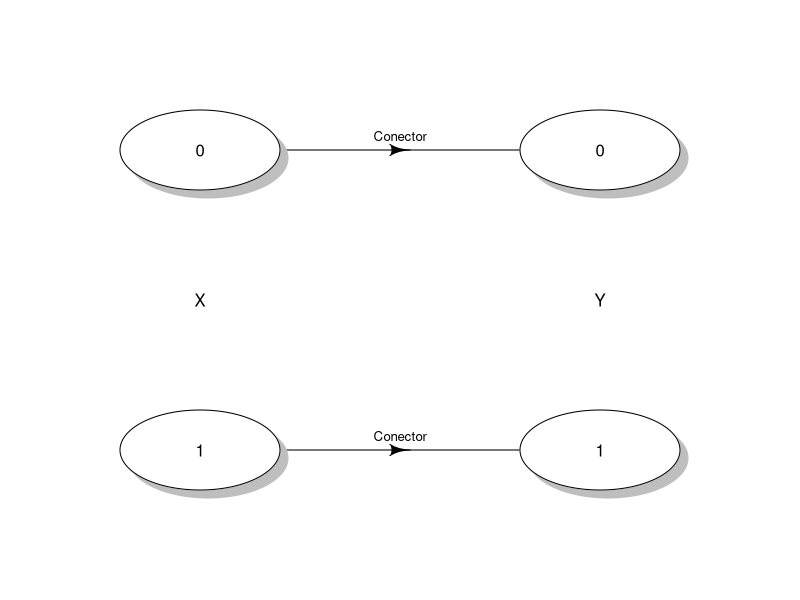
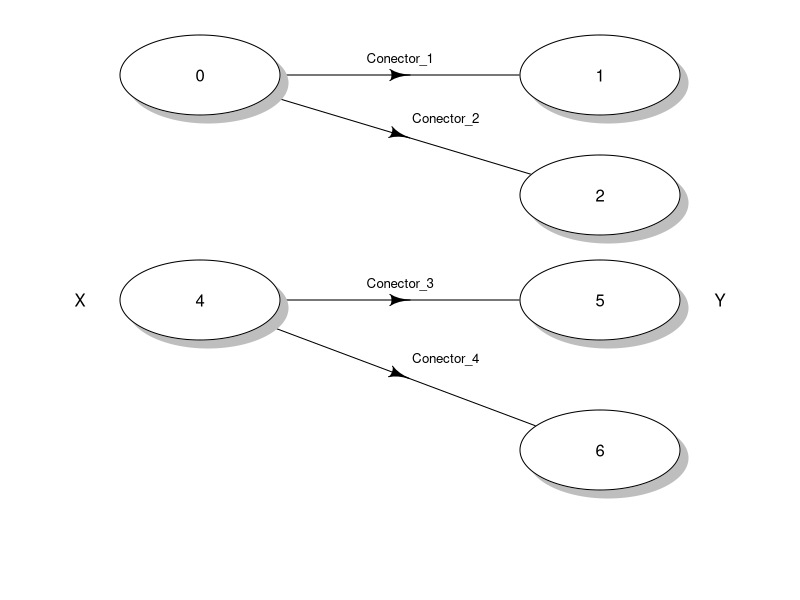
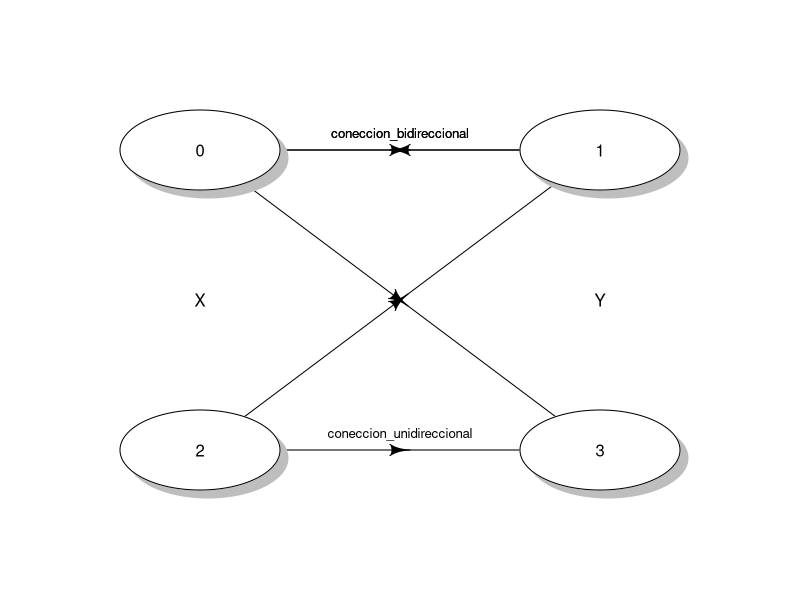
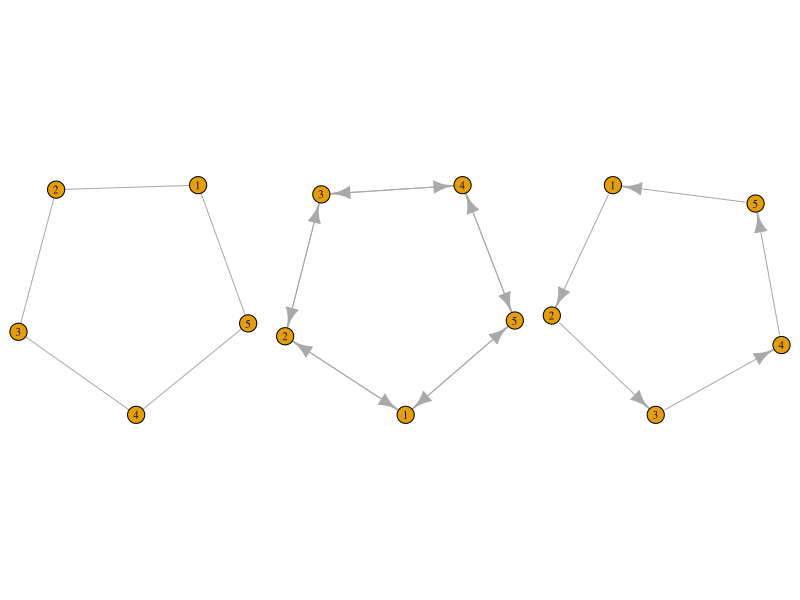
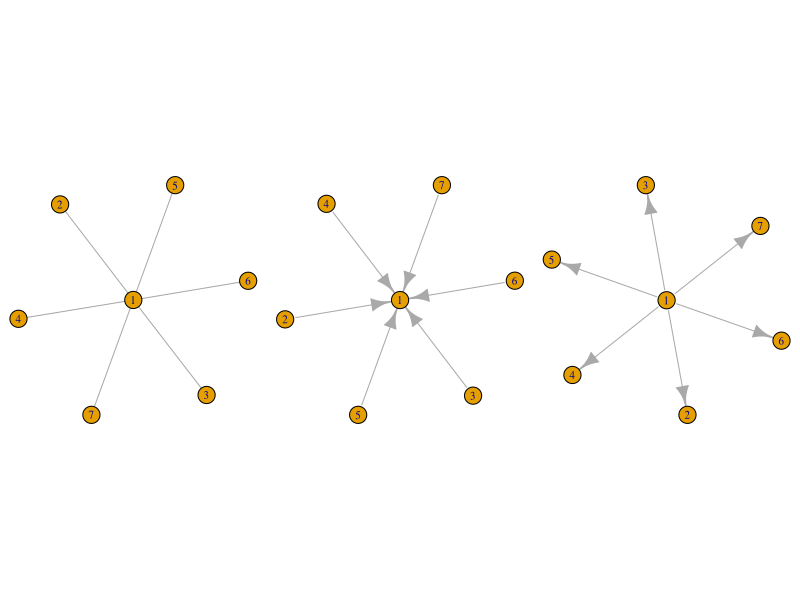
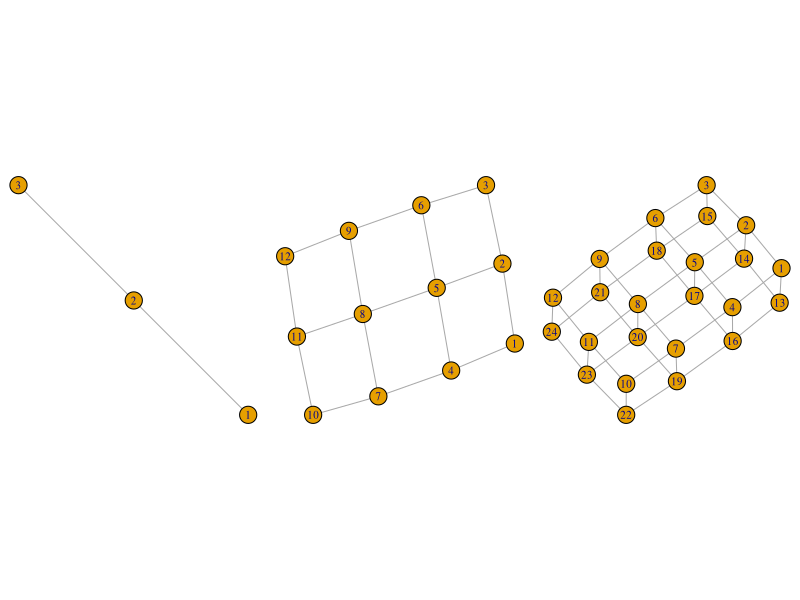
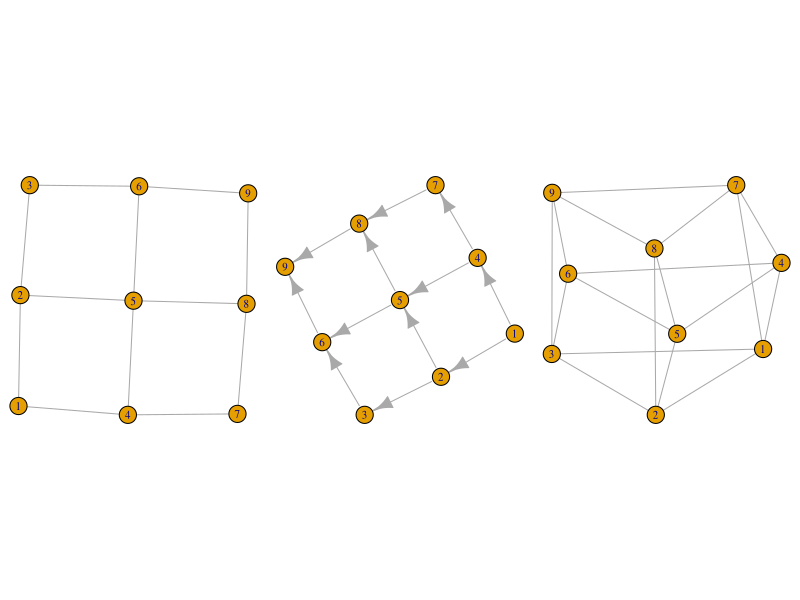
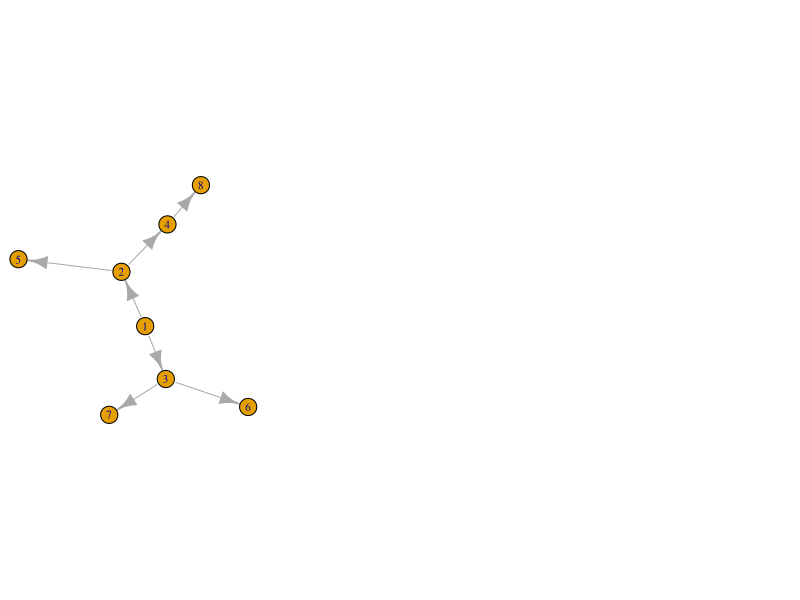

R code for these plots, in order:
## ---- chunk 1
knitr::opts_chunk$set(echo = TRUE)
## ---- chunk 2
if(!require('diagram')){install.packages("diagram")}
library("diagram")
if(!require('igraph')){install.packages("igraph")}
library("igraph")
## ---- chunk 3
names <- c("0", "0", "1", "1")
M <- matrix(nrow = 4, ncol = 4, byrow = TRUE, data = 0)
M[2, 1] <- M[4, 3] <- "Conector"

par(mar = c(0, 0, 0, 0))
plotmat(M, pos = c(2, 2), 
           # pos - posicion del grafo
           name = names, lwd = 1, curve = 0,
           box.lwd = 1, cex.txt = 0.8, box.size = .1,
           box.type = "circle", box.prop = 0.5)
text(0.25,.5,"X"); text(.75,.5,"Y");
## ---- chunk 4
names <- c(# nivel 1
           "0", "1", "2", 
           # Nivel 2
           "4", "5", "6")
M <- matrix(nrow = 6, ncol = 6, byrow = TRUE, data = 0)
# Etiquetas de los conectores
M[2, 1] <- "Conector_1" 
M[3, 1] <- "Conector_2"
M[5, 4] <- "Conector_3" 
M[6, 4] <- "Conector_4"

par(mar = c(0, 0, 0, 0))
plotmat(M, 
        pos = matrix(c(.25,.875, .75,.875, .75,.675, .25,.5, .75,.5, .75,.25), 
                     ncol=2, byrow=TRUE),
        name = names, lwd = 1, curve = 0,
        box.lwd = 1, cex.txt = 0.8, box.size = .1,
        box.type = "circle", box.prop = 0.5)

# Etiquetas adicionales para ciertos nodos, marcando las coordenadas de inclusion
text(0.1,.5,"X")
text(.9,.5,"Y");
## ---- chunk 5
names <- c(# nivel 1
           "0", "1", 
           # nivel 2
           "2", "3")

M <- matrix(nrow = 4, ncol = 4, byrow = TRUE, data = 0)

# Relacion bidireccional en el primer nivel
M[2, 1] <- "coneccion_bidireccional"
M[1, 2] <- "coneccion_bidireccional"
M[4, 3] <- "coneccion_unidireccional"
M[4, 1] <- ""
M[2, 3] <- ""

par(mar = c(0, 0, 0, 0))
plotmat(M, pos = c(2, 2), name = names, lwd = 1, curve = 0,
           box.lwd = 1, cex.txt = 0.8, box.size = .1,
           box.type = "circle", box.prop = 0.5)
text(0.25,.5,"X"); text(.75,.5,"Y");
## ---- chunk 6
require("igraph")

par(mfrow=c(1,3))
# grafo circular
plot(graph.ring(5,circular=TRUE))
# grafo dirigido simetrico
plot(graph.ring(5,directed=TRUE,mutual=TRUE))
# grafo dirigido asimetrico
plot(graph.ring(5,directed=TRUE,mutual=FALSE))

## ---- chunk 7
par(mfrow=c(1,3))
# grafo no dirigido
plot(graph.star(7,mode="undirected"))
# grafo dirigido concentrico
plot(graph.star(7,mode="in"))
# grafo dirigido no concentrico
plot(graph.star(7,mode="out"))
## ---- chunk 8
# Definimos la cuadricula
graph.lattice( c(3,4) )

par(mfrow=c(1,3))
# Grafo en una dimension
plot(graph.lattice( c(3) ))
# Grafo en dos dimensiones
plot(graph.lattice( c(3,4) ))
# Grafo en tres dimensiona
plot(graph.lattice( c(3,4,2) ))

## ---- chunk 9
par(mfrow=c(1,3))
# grafos sin conectividad dirigida
plot(graph.lattice( c(3,3) ))
# grafos con conectividad dirigida
plot(graph.lattice( c(3,3), directed=TRUE ))
# grafos con conectividad dirigida ciclica
plot(graph.lattice( c(3,3), circular=TRUE ))
## ---- chunk 10
# Definimos un arbol
graph.tree(8)
plot(graph.tree(8))
## ---- chunk 11
par(mfrow=c(1,1))
# un descendiente
plot(graph.tree(8, children=1))
# dos descendientes
plot(graph.tree(8, children=2))
# tres descendientes
plot(graph.tree(8, children=3))

## ---- chunk 12
par(mfrow=c(1,1))
# grafo estandar dirigido descendiente (estandar)
plot(graph.tree(8, mode="out"))
# grafo estandar dirigido progenitor
plot(graph.tree(8, mode="in"))
# grafo no dirigido
plot(graph.tree(8, mode="undirected"))
## ---- chunk 13
# Grafos en dos dimensiones
g <- graph( c(1,2, 
              1,3, 
              1,1, 
              1,5, 
              3,4, 
              4,5, 
              5,6),
            directed=TRUE )
g
plot(g)
## ---- chunk 14
are.connected(g,1,3)
are.connected(g,3,1)
are.connected(g,5,1)
## ---- chunk 15
g <- graph.full(8, directed=TRUE)
g
plot(g)
is.directed(g)
## ---- chunk 16
g <- graph( c(1,2, 
              1,3, 
              1,1, 
              3,4, 
              4,5, 
              5,6,
              1,6), 
            directed=TRUE, 
            n=8 )
g
plot(g)
is.directed(g)
get.edgelist(g)
## ---- chunk 17
# Matriz
edgelist <- matrix(c(1:5,3:6,1),
                   ncol=2)
edgelist
g <- graph(edgelist)
plot(g)
## ---- chunk 18
set.seed(123)
# matrix adyacencia
n <- 8 # numero de nodos
adjacency.matrix <- matrix( (runif(n^2)>.5)+0, 
                            nrow=n )
adjacency.matrix
g <- graph.adjacency(adjacency.matrix)
g
plot(g)
get.adjacency(g)
## ---- chunk 19
# Creamos el data frame
n <- 10
df <- data.frame(name = sample(letters[1:10],size=n,replace=TRUE),
                 age = rpois(n,20),
                 gender = sample(c("F","M"),size=n,replace=TRUE))
df

lapply(df, class)
## ---- chunk 20
plot.igraph(g, layout=layout.fruchterman.reingold,
            vertex.label.dist=0,
            vertex.label.cex=1:2,  
            vertex.label.degree=pi/2,  
            vertex.shape=c("circle","circle"),
            vertex.label.color=c(0,1),
            edge.color=E(g)$color,
            edge.width=E(g)$weight,
            edge.label=E(g)$names, 
            edge.label.cex=2, 
            edge.lty=2, 
            edge.curved=TRUE,
            edge.loop.angle=pi/4,
            edge.arrow.size=1,
            frame=TRUE)
